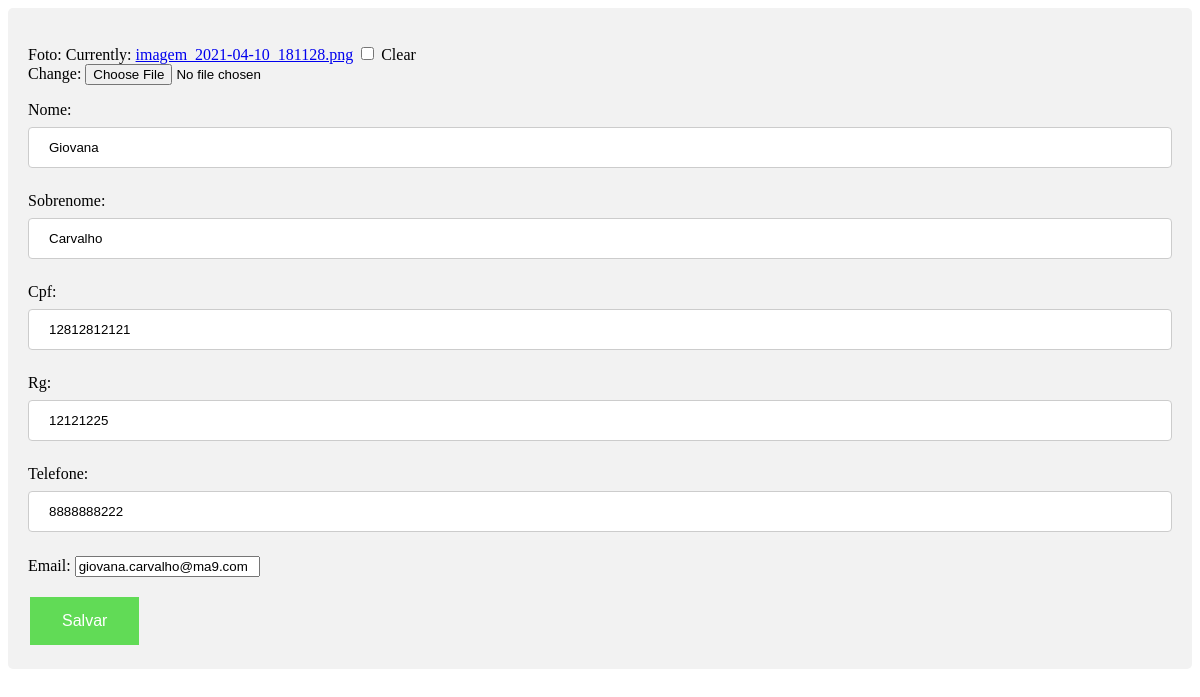
The app's page /update/1/ with its own data.
### cadastros/models.py (models this page shows, shortened)
class Cliente(models.Model):
    foto = models.ImageField(upload_to='images/',null=True,blank=True,)
    nome = models.CharField("nome", max_length=50)
    sobrenome = models.CharField("sobrenome", max_length=100)
    cpf = models.CharField("cpf", max_length=11, unique=True)
    rg = models.CharField("rg", max_length=8, unique=True)
    telefone = models.CharField("telefone", max_length=12)
    email = models.EmailField("email")
    begin_date= models.DateTimeField(auto_now_add=True)
    class Meta:
        db_table= 'cliente'
        verbose_name = "Cliente"
        verbose_name_plural = "Clientes"

### cadastros/views.py (the view)
# urls.py: path('update/<int:pk>/',ClienteUpdate.as_view(),name='cliente_update'),
class ClienteUpdate(UpdateView):
    model = Cliente
    queryset = Cliente.objects.all()
    fields = ['foto','id','nome','sobrenome','cpf','rg','telefone','email']
    success_url = reverse_lazy('cliente_list')

### cadastros/templates/cadastros/cliente_form.html (shortened to what this page needs)
<!DOCTYPE html>
<html lang="en">
<head>
</head>
<body>
    <div>
    <form method="POST" enctype="multipart/form-data">
        {{form.as_p}}
        <button class="button">Salvar</button>
    </form>
    </div>
</body>
</html>

### cadastros/templates/cadastros/cliente_form.html (style rules this page uses)
input[type=text], select { width: 100%; padding: 12px 20px; margin: 8px 0; display: inline-block; border: 1px solid #ccc; border-radius: 4px; box-sizing: border-box; }
div { border-radius: 5px; background-color: #f2f2f2; padding: 20px; }
.button { background-color: #61db56; border: none; color: white; padding: 15px 32px; text-align: center; text-decoration: none; display: inline-block; font-size: 16px; margin: 4px 2px; cursor: pointer; }

### records on screen
Cliente: nome "Giovana", sobrenome "Carvalho", cpf "12812812121", rg "12121225", telefone "8888888222", email "giovana.carvalho@ma9.com"
